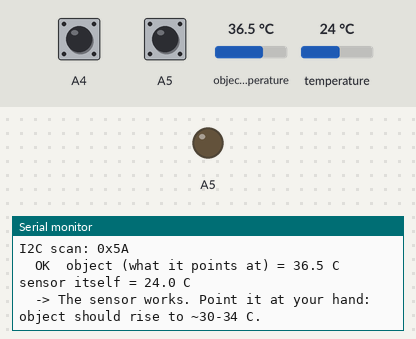
Simulated run of this sketch. Board: Arduino Uno, built with avr-gcc and run on an emulated ATmega328P. On the bench: output pins drawn as LEDs (lit = HIGH), the last lines printed to the serial monitor. Wiring (inferred from the names in the program): MLX90614 thermometer at I2C address 0x5A. Inputs (shaded band) come from the test bench; at power-on: object temperature 36.5 °C, temperature 24 °C, A4 HIGH, A5 HIGH.

Above: at 2.0 s.
2.1 s: object temperature set to 20 °C
At 3.4 s:
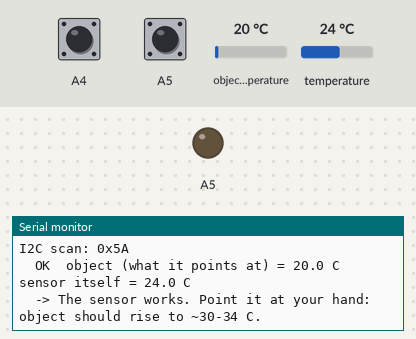
3.6 s: temperature set to 12 °C
At 4.5 s:
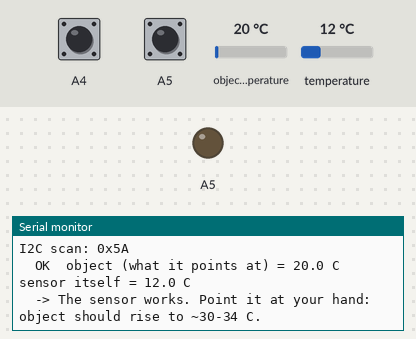
5.1 s: object temperature set to 26 °C
At 6.7 s:
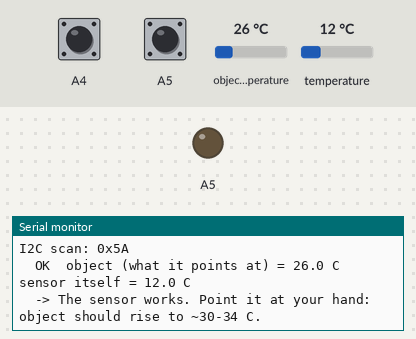
Timing chart, 0 to 8.2 s (numbered marks = the images above; inputs shaded):
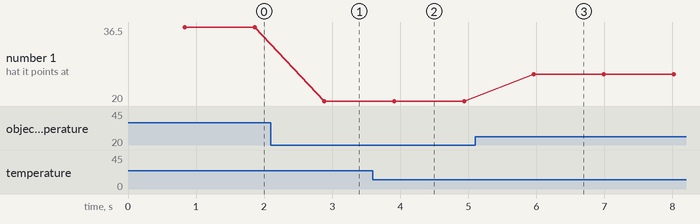

Measured:
- after the input at 2.1 s, the serial monitor: prints a new line after 0.79 s (image 1)
- after the input at 3.6 s, the serial monitor: prints a new line after 0.31 s (image 2)
- after the input at 5.1 s, the serial monitor: prints a new line after 0.86 s (image 3)
- plotted number 1: 36.5 → 20 after the input at 2.1 s, 20 → 26 after the input at 5.1 s

The sketch:

MLX_Test.ino
```cpp
/*
  ResQBot - thermal sensor test (MLX90614 / GY-906) on its own.
  1. Unplug the D0 and D1 wires to the ESP32-CAM, plug the Uno into the laptop by USB.
  2. Upload this sketch, open Tools > Serial Monitor, set 115200 baud.
  3. Read what it prints every second (the meaning of each line is printed with it).
  Wiring: VIN -> 5V (or 3.3V), GND -> GND, SDA -> A4, SCL -> A5.
*/
#include <Wire.h>

void wakeSMBus() {
  // Some MLX90614 boards ship in PWM mode and then ignore I2C. Holding SCL low for >1.44 ms switches them to SMBus.
  pinMode(A5, OUTPUT);
  digitalWrite(A5, LOW);
  delay(3);
  pinMode(A5, INPUT);
}

bool readTemp(uint8_t reg, float &out, uint8_t &err) {
  Wire.beginTransmission(0x5A);
  Wire.write(reg);
  err = Wire.endTransmission(false);
  if (err) return false;
  if (Wire.requestFrom((uint8_t)0x5A, (uint8_t)3) != 3) { err = 9; return false; }
  uint16_t lo = Wire.read(), hi = Wire.read();
  Wire.read();
  out = ((hi << 8) | lo) * 0.02f - 273.15f;
  return true;
}

void setup() {
  Serial.begin(115200);
  delay(500);
  Serial.println(F("\n=== ResQBot thermal sensor test ==="));
  Serial.print(F("Voltage on A4 (SDA) and A5 (SCL), should both be HIGH (1): "));
  pinMode(A4, INPUT); pinMode(A5, INPUT);
  Serial.print(digitalRead(A4)); Serial.print(' '); Serial.println(digitalRead(A5));
  Serial.println(F("  0 on either = that wire is shorted to GND, or the board has no power / no pull-up resistors."));
  wakeSMBus();
  delay(300);
  Wire.begin();
  Wire.setClock(100000);
  Wire.setWireTimeout(5000, true);
}

void loop() {
  Serial.print(F("I2C scan: "));
  uint8_t n = 0;
  for (uint8_t a = 1; a < 127; a++) {
    Wire.beginTransmission(a);
    if (Wire.endTransmission() == 0) { Serial.print(F("0x")); Serial.print(a, HEX); Serial.print(' '); n++; }
  }
  if (!n) Serial.print(F("NOTHING FOUND"));
  Serial.println();

  float obj, amb;
  uint8_t err;
  if (readTemp(0x07, obj, err) && readTemp(0x06, amb, err)) {
    Serial.print(F("  OK  object (what it points at) = ")); Serial.print(obj, 1);
    Serial.print(F(" C   sensor itself = ")); Serial.print(amb, 1); Serial.println(F(" C"));
    Serial.println(F("  -> The sensor works. Point it at your hand: object should rise to ~30-34 C."));
  } else {
    Serial.print(F("  FAILED to read 0x5A, error ")); Serial.println(err);
    if (!n) Serial.println(F("  -> Nothing on the bus: check VIN, GND, SDA->A4, SCL->A5 (swap SDA/SCL if unsure), loose jumpers."));
    else Serial.println(F("  -> Something answers but not at 0x5A: send the address shown above."));
  }
  delay(1000);
}
```
